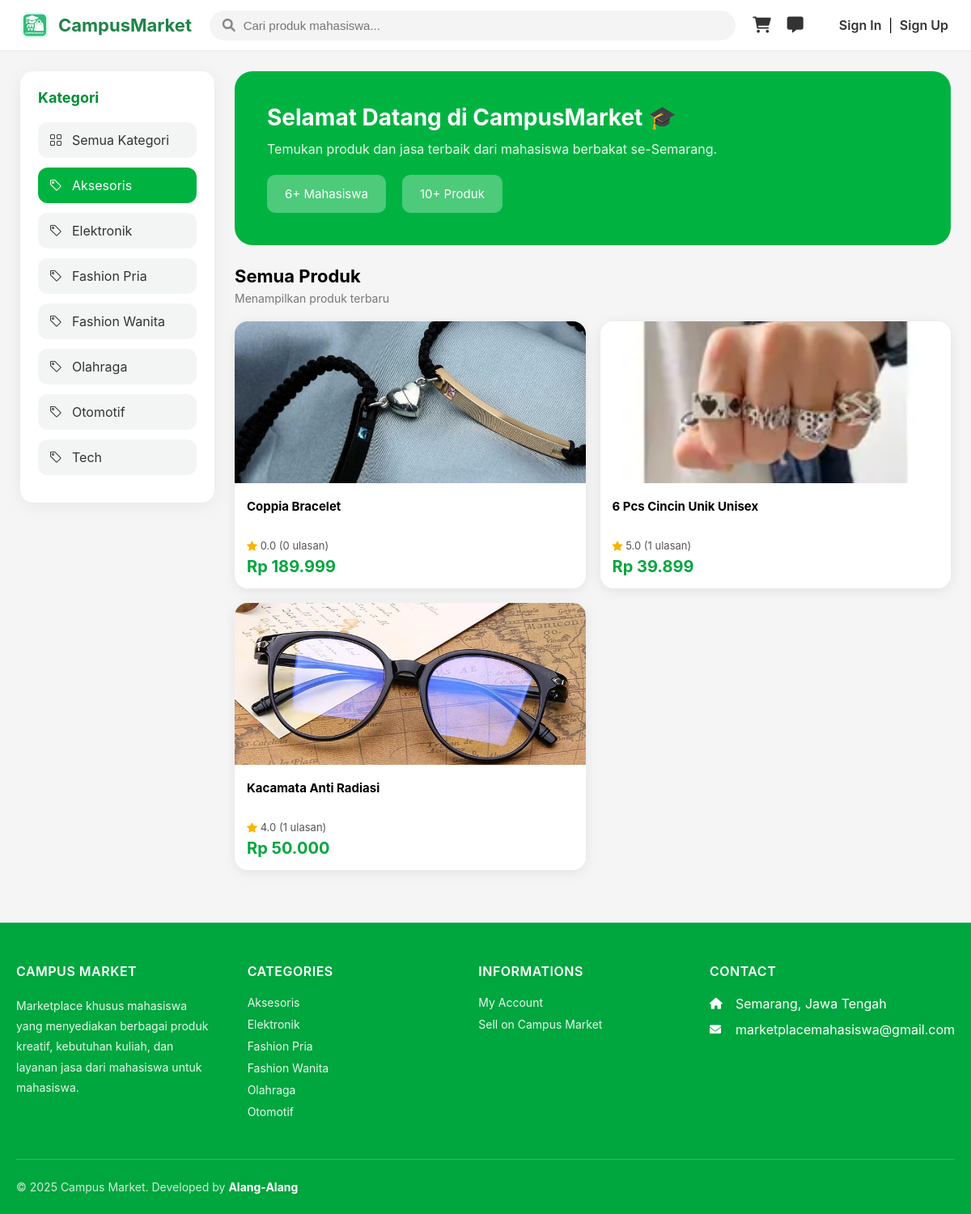
The page /public/index.php?category=5 on the database its author committed.
### tables this page shows
CREATE TABLE
  `categories` (
    `id` int (11) NOT NULL,
    `name` varchar(255) NOT NULL,
    `slug` varchar(255) NOT NULL,
    `parent_id` int (11) DEFAULT NULL
  );

CREATE TABLE
  `products` (
    `id` int (11) NOT NULL,
    `seller_id` int (11) NOT NULL,
    `category_id` int (11) DEFAULT NULL,
    `name` varchar(255) NOT NULL,
    `slug` varchar(255) NOT NULL,
    `price` decimal(15, 2) NOT NULL,
    `stock` int (11) NOT NULL DEFAULT 0,
    `description` text DEFAULT NULL,
    `weight` int (11) DEFAULT NULL,
    `status` enum ('active', 'inactive') NOT NULL DEFAULT 'active',
    `created_at` timestamp NOT NULL DEFAULT current_timestamp(),
    `updated_at` timestamp NOT NULL DEFAULT current_timestamp() ON UPDATE current_timestamp()
  );

### public/index.php (the view, shortened to what this page needs)
<?php
require_once "../includes/functions.php";
$user = null;
$total_users = $pdo->query("SELECT COUNT(*) FROM accounts WHERE role IN ('buyer','seller')")->fetchColumn();
$total_products = $pdo->query("SELECT COUNT(*) FROM products")->fetchColumn();
$categories = $pdo->query("SELECT * FROM categories ORDER BY name")->fetchAll();
$category_id = isset($_GET['category']) ? (int) $_GET['category'] : null;
$sql = "
    SELECT
        p.*,
        a.name AS seller_name,
        a.username AS seller_username,
        (
            SELECT url
            FROM product_images
            WHERE product_id = p.id
            ORDER BY is_primary DESC, id ASC
            LIMIT 1
        ) AS thumb,
        (
            SELECT ROUND(AVG(rating),1)
            FROM product_reviews
            WHERE product_id = p.id
        ) AS avg_rating,
        (
            SELECT COUNT(*)
            FROM product_reviews
            WHERE product_id = p.id
        ) AS total_reviews
    FROM products p
    JOIN accounts a ON a.id = p.seller_id
";
if ($category_id) {
    $sql .= " WHERE p.category_id = :cat ";
}
$sql .= " ORDER BY p.created_at DESC LIMIT 18";
$stmt = $pdo->prepare($sql);
if ($category_id) {
    $stmt->bindValue(':cat', $category_id, PDO::PARAM_INT);
}
$stmt->execute();
$products = $stmt->fetchAll();
?>
<!DOCTYPE html>
<html lang="id">
<head>
    <link rel="stylesheet" href="../assets/css/main.css">
    <link rel="stylesheet" href="https://cdn.jsdelivr.net/npm/bootstrap-icons@1.11.1/font/bootstrap-icons.css">
    <link rel="stylesheet" href="../assets/css/header.css">
    <link rel="stylesheet" href="../assets/css/footer.css">
    <link rel="stylesheet" href="https://cdnjs.cloudflare.com/ajax/libs/font-awesome/6.0.0-beta3/css/all.min.css">
</head>
<body>
    <?php
    $iconA = "../assets/images/icontrs.png";
    $iconB = "../../assets/images/icontrs.png";
    $logo  = file_exists($iconA) ? $iconA : $iconB;
    ?>
    <div class="cm-header">
        <div class="cm-container">
            <a href="index.php" class="cm-logo">
                <img src="<?= $logo ?>" alt="Logo">
                <span>CampusMarket</span>
            </a>
            <div class="cm-search">
                <form>
                    <i class="fas fa-search"></i>
                    <input type="text" placeholder="Cari produk mahasiswa...">
                </form>
            </div>
            <div class="cm-menu-right">
                <a href="cart/cart.php" class="cm-icon-btn">
                    <i class="fas fa-shopping-cart"></i>
                </a>
                <a href="chat/index.php" class="cm-icon-btn">
                    <i class="fa-solid fa-message"></i>
                </a>
                <?php if (!$user): ?>
                    <div class="cm-auth">
                        <a href="login.php">Sign In</a> |
                        <a href="register.php">Sign Up</a>
                    </div>
                <?php endif; ?>
            </div>
        </div>
    </div>
    <div class="layout-container">
        <div class="sidebar-box">
            <h3>Kategori</h3>
            <a href="index.php"
                class="cat-item <?= $category_id ? '' : 'active' ?>">
                <i class="bi bi-grid"></i> Semua Kategori
            </a>
            <?php foreach ($categories as $c): ?>
                <a href="index.php?category=<?= $c['id'] ?>"
                    class="cat-item <?= ($category_id == $c['id']) ? 'active' : '' ?>">
                    <i class="bi bi-tag"></i> <?= htmlspecialchars($c['name']) ?>
                </a>
            <?php endforeach; ?>
        </div>
        <div class="main-box">
            <div class="banner-box">
                <h1>Selamat Datang di CampusMarket 🎓</h1>
                <p>Temukan produk dan jasa terbaik dari mahasiswa berbakat se-Semarang.</p>
                <div class="stats">
                    <div class="stat-item"><?= number_format($total_users) ?>+ Mahasiswa</div>
                    <div class="stat-item"><?= number_format($total_products) ?>+ Produk</div>
                </div>
            </div>
            <h2 class="title">Semua Produk</h2>
            <p class="subtitle">Menampilkan produk terbaru</p>
            <div class="product-grid">
                <?php foreach ($products as $p): ?>
                    <a href="product/detail.php?id=<?= $p['id'] ?>" class="product-card">
                        <img src="<?= $p['thumb']
                                        ? '../uploads/products/' . $p['thumb']
                                        : '../assets/img/default-product.jpg' ?>">
                        <div class="product-info">
                            <div class="product-title">
                                <?= htmlspecialchars($p['name']) ?>
                            </div>
                            <div class="rating">
                                <i class="bi bi-star-fill"></i>
                                <?= $p['avg_rating'] ?: '0.0' ?>
                                (<?= $p['total_reviews'] ?> ulasan)
                            </div>
                            <div class="product-price">
                                Rp <?= number_format($p['price'], 0, ',', '.') ?>
                            </div>
                        </div>
                    </a>
                <?php endforeach; ?>
            </div>
        </div>
    </div>
    <br>
    <br>
</body>
<?php include 'components/footer.php'; ?>
</html>

### public/components/footer.php
<?php
$stmt = $pdo->query("
    SELECT id, name
    FROM categories
    ORDER BY name ASC
    LIMIT 6
");
$footer_categories = $stmt->fetchAll(PDO::FETCH_ASSOC);
?>
<link rel="stylesheet" href="../../assets/css/footer.css">
<footer>
  <div class="container">
    <div class="footer-content">
      <div class="footer-section">
        <h5>Campus Market</h5>
        <p>
          Marketplace khusus mahasiswa yang menyediakan berbagai produk kreatif,
          kebutuhan kuliah, dan layanan jasa dari mahasiswa untuk mahasiswa.
        </p>
      </div>
      <div class="footer-section">
        <h5>Categories</h5>
        <?php if ($footer_categories): ?>
          <?php foreach ($footer_categories as $cat): ?>
            <a href="/marketmm/public/index.php?category=<?= $cat['id'] ?>">
              <?= htmlspecialchars($cat['name']) ?>
            </a>
          <?php endforeach; ?>
        <?php else: ?>
          <p>Tidak ada kategori</p>
        <?php endif; ?>
      </div>
      <div class="footer-section">
        <h5>Informations</h5>
        <a href="/marketmm/public/profile/profile.php">My Account</a>
        <a href="/marketmm/public/seller/register_seller.php">Sell on Campus Market</a>
      </div>
      <div class="footer-section">
        <h5>Contact</h5>
        <div class="contact-item">
          <i class="fas fa-home"></i>
          <span>Semarang, Jawa Tengah</span>
        </div>
        <div class="contact-item">
          <i class="fas fa-envelope"></i>
          <span>marketplacemahasiswa@gmail.com</span>
        </div>
      </div>
    </div>
    <div class="footer-bottom">
      <div class="copyright">
        © <?= date('Y') ?> Campus Market. Developed by <strong>Alang-Alang</strong>
      </div>
    </div>
  </div>
</footer>

### assets/css/main.css (style rules this page uses)
* { box-sizing: border-box; }
body { margin: 0; background: #f5f7f6; font-family: "Inter", sans-serif; overflow-x: hidden; }
.layout-container { display: flex; gap: 25px; padding: 25px; }
.sidebar-box { width: 240px; background: #ffffff; padding: 22px; border-radius: 16px; box-shadow: 0 4px 22px rgba(0,0,0,0.06); height: fit-content; }
.sidebar-box h3 { margin: 0 0 20px; font-size: 18px; color: #008f35; }
.cat-item { display: flex; align-items: center; gap: 12px; background: #f2f5f3; padding: 12px 14px; border-radius: 12px; color: #333; margin-bottom: 12px; transition: 0.2s; text-decoration: none; }
.cat-item.active { background: #00b341; color: white; }
.main-box { flex: 1; }
.banner-box { background: #00b341; padding: 40px; border-radius: 22px; color: white; margin-bottom: 25px; }
.banner-box h1 { margin: 0; font-size: 28px; font-weight: 700; }
.banner-box p { opacity: 0.9; margin-top: 12px; }
.stats { display: flex; margin-top: 22px; gap: 20px; }
.stat-item { background: rgba(255,255,255,0.3); padding: 14px 22px; border-radius: 10px; font-size: 15px; }
.title { font-size: 22px; font-weight: 700; margin-bottom: 6px; }
.subtitle { margin-bottom: 20px; font-size: 14px; color: #777; }
.product-grid { display: grid; grid-template-columns: repeat(6, 1fr); gap: 18px; }
.product-card { background: white; border-radius: 16px; overflow: hidden; box-shadow: 0 3px 16px rgba(0,0,0,0.08); transition: 0.2s; display: flex; flex-direction: column; text-decoration: none; color: inherit; display: block; }
.product-card img { width: 100%; height: 200px; object-fit: cover; }
.product-info { padding: 15px; display: flex; flex-direction: column; flex: 1; }
.product-title { font-size: 15px; font-weight: 700; margin-bottom: 10px; display: -webkit-box; -webkit-line-clamp: 2; -webkit-box-orient: vertical; overflow: hidden; text-overflow: ellipsis; height: 40px; line-height: 20px; }
.rating { font-size: 13px; color: #555; margin-bottom: 6px; }
.rating i { color: #f8b400; }
.product-price { font-size: 20px; font-weight: bold; color: #00a63e; margin-top: auto; }
@media (max-width: 1200px) { .product-grid { grid-template-columns: repeat(2, 1fr); } }

### assets/css/header.css (style rules this page uses)
.cm-header { width: 100%; background: #fff; padding: 12px 24px; border-bottom: 1px solid #eee; display: flex; justify-content: center; position: sticky; top: 0; z-index: 999; }
.cm-container { width: 100%; max-width: 1400px; display: flex; align-items: center; justify-content: space-between; gap: 20px; }
.cm-logo { display: flex; align-items: center; gap: 10px; text-decoration: none; }
.cm-logo img { width: 38px; height: 38px; }
.cm-logo span { font-size: 22px; font-weight: 700; color: #1e8449; }
.cm-search { flex: 1; display: flex; justify-content: center; }
.cm-search form { width: 100%; max-width: 650px; background: #f4f4f4; padding: 10px 16px; border-radius: 50px; display: flex; align-items: center; }
.cm-search i { color: #888; margin-right: 10px; }
.cm-search input { width: 100%; background: transparent; border: none; outline: none; font-size: 15px; }
.cm-menu-right { display: flex; align-items: center; gap: 20px; }
.cm-icon-btn { position: relative; color: #333; font-size: 20px; text-decoration: none; }
.cm-auth a { margin: 0 4px; text-decoration: none; color: #333; font-weight: 600; }

### rows shown on the page
categories: name "Aksesoris"
categories: name "Elektronik"
categories: name "Fashion Pria"
categories: name "Fashion Wanita"
categories: name "Olahraga"
categories: name "Otomotif"
categories: name "Tech"
products: shows a picture, name "Coppia Bracelet", avg_rating "0.0", total_reviews "0", price "189.999"
products: shows a picture, name "6 Pcs Cincin Unik Unisex", avg_rating "5.0", total_reviews "1", price "39.899"
products: shows a picture, name "Kacamata Anti Radiasi", avg_rating "4.0", total_reviews "1", price "50.000"

### other values the page prints
$total_users "6"
$total_products "10"
